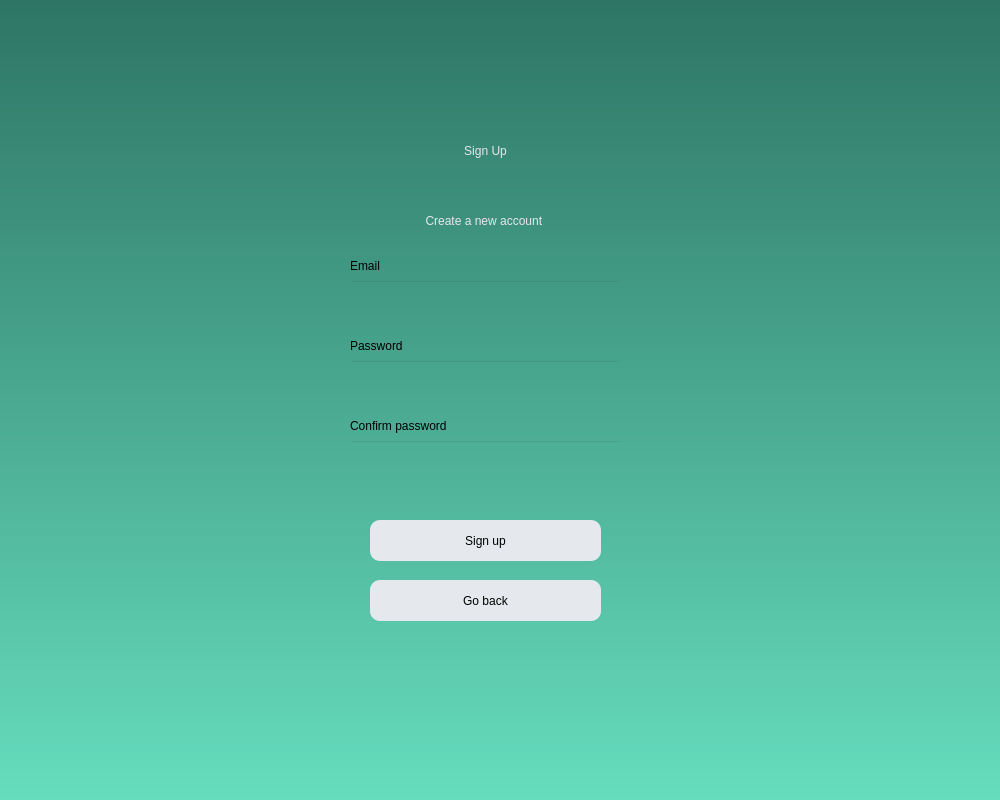
<?xml version="1.0" encoding="UTF-8"?>
<ui version="4.0">
 <class>Dialog</class>
 <widget class="QDialog" name="Dialog">
  <property name="geometry">
   <rect>
    <x>0</x>
    <y>0</y>
    <width>1000</width>
    <height>800</height>
   </rect>
  </property>
  <property name="windowTitle">
   <string>Dialog</string>
  </property>
  <property name="styleSheet">
   <string notr="true">QDialog{
background-color: qlineargradient(spread:pad, x1:0, y1:0, x2:0, y2:1, stop:0 rgba(46, 117, 100, 255), stop:1 rgba(102, 221, 190, 255))}</string>
  </property>
  <widget class="QPushButton" name="create_btn">
   <property name="geometry">
    <rect>
     <x>370</x>
     <y>520</y>
     <width>231</width>
     <height>41</height>
    </rect>
   </property>
   <property name="styleSheet">
    <string notr="true">border-radius:10px;
background-color: rgb(229, 232, 236);

font: 14pt &quot;Century Gothic&quot;;
</string>
   </property>
   <property name="text">
    <string>Sign up</string>
   </property>
  </widget>
  <widget class="QPushButton" name="goback_btn">
   <property name="geometry">
    <rect>
     <x>370</x>
     <y>580</y>
     <width>231</width>
     <height>41</height>
    </rect>
   </property>
   <property name="styleSheet">
    <string notr="true">border-radius:10px;
background-color: rgb(229, 232, 236);

font: 14pt &quot;Century Gothic&quot;;
</string>
   </property>
   <property name="text">
    <string>Go back</string>
   </property>
  </widget>
  <widget class="QLineEdit" name="Email_line">
   <property name="geometry">
    <rect>
     <x>350</x>
     <y>280</y>
     <width>271</width>
     <height>41</height>
    </rect>
   </property>
   <property name="styleSheet">
    <string notr="true">background-color:rgba(0,0,0,0);
font: 12pt &quot;MS Shell Dlg 2&quot;;</string>
   </property>
  </widget>
  <widget class="QLabel" name="label_2">
   <property name="geometry">
    <rect>
     <x>360</x>
     <y>200</y>
     <width>251</width>
     <height>41</height>
    </rect>
   </property>
   <property name="styleSheet">
    <string notr="true">font: 15pt &quot;Century Gothic&quot;;
color: rgb(229, 232, 236);</string>
   </property>
   <property name="text">
    <string>Create a new account </string>
   </property>
   <property name="alignment">
    <set>Qt::AlignCenter</set>
   </property>
  </widget>
  <widget class="QLabel" name="label_5">
   <property name="geometry">
    <rect>
     <x>350</x>
     <y>410</y>
     <width>151</width>
     <height>31</height>
    </rect>
   </property>
   <property name="styleSheet">
    <string notr="true">font: 11pt &quot;Century Gothic&quot;;</string>
   </property>
   <property name="text">
    <string>Confirm password</string>
   </property>
  </widget>
  <widget class="QLabel" name="label_invalid_line">
   <property name="geometry">
    <rect>
     <x>260</x>
     <y>490</y>
     <width>451</width>
     <height>21</height>
    </rect>
   </property>
   <property name="styleSheet">
    <string notr="true">font: 14pt &quot;Century Gothic&quot;; color:red;</string>
   </property>
   <property name="text">
    <string/>
   </property>
   <property name="alignment">
    <set>Qt::AlignCenter</set>
   </property>
  </widget>
  <widget class="QLabel" name="label">
   <property name="geometry">
    <rect>
     <x>380</x>
     <y>100</y>
     <width>211</width>
     <height>101</height>
    </rect>
   </property>
   <property name="styleSheet">
    <string notr="true">font: 36pt &quot;Century Gothic&quot;;
color: rgb(229, 232, 236);
</string>
   </property>
   <property name="text">
    <string>Sign Up</string>
   </property>
   <property name="alignment">
    <set>Qt::AlignCenter</set>
   </property>
  </widget>
  <widget class="QLineEdit" name="Password_line">
   <property name="geometry">
    <rect>
     <x>350</x>
     <y>360</y>
     <width>271</width>
     <height>41</height>
    </rect>
   </property>
   <property name="styleSheet">
    <string notr="true">background-color:rgba(0,0,0,0);
font: 12pt &quot;MS Shell Dlg 2&quot;;</string>
   </property>
  </widget>
  <widget class="QLabel" name="label_4">
   <property name="geometry">
    <rect>
     <x>350</x>
     <y>330</y>
     <width>111</width>
     <height>31</height>
    </rect>
   </property>
   <property name="styleSheet">
    <string notr="true">font: 11pt &quot;Century Gothic&quot;;</string>
   </property>
   <property name="text">
    <string>Password</string>
   </property>
  </widget>
  <widget class="QLabel" name="label_3">
   <property name="geometry">
    <rect>
     <x>350</x>
     <y>250</y>
     <width>71</width>
     <height>31</height>
    </rect>
   </property>
   <property name="styleSheet">
    <string notr="true">font: 11pt &quot;Century Gothic&quot;;</string>
   </property>
   <property name="text">
    <string>Email</string>
   </property>
  </widget>
  <widget class="QLineEdit" name="Password_confirm">
   <property name="geometry">
    <rect>
     <x>350</x>
     <y>440</y>
     <width>271</width>
     <height>41</height>
    </rect>
   </property>
   <property name="styleSheet">
    <string notr="true">background-color:rgba(0,0,0,0);
font: 12pt &quot;MS Shell Dlg 2&quot;;</string>
   </property>
  </widget>
 </widget>
 <resources/>
 <connections/>
</ui>
